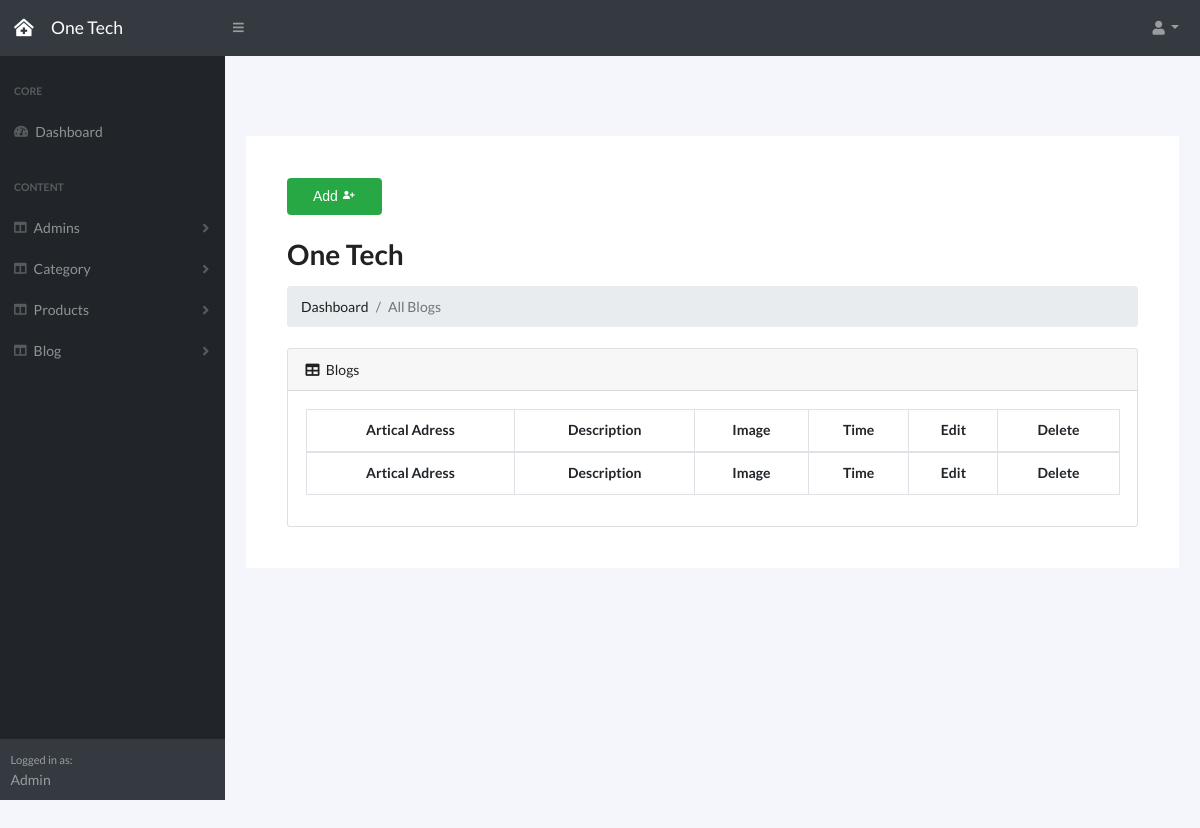
The page /all_artical.php on the database as committed earlier.
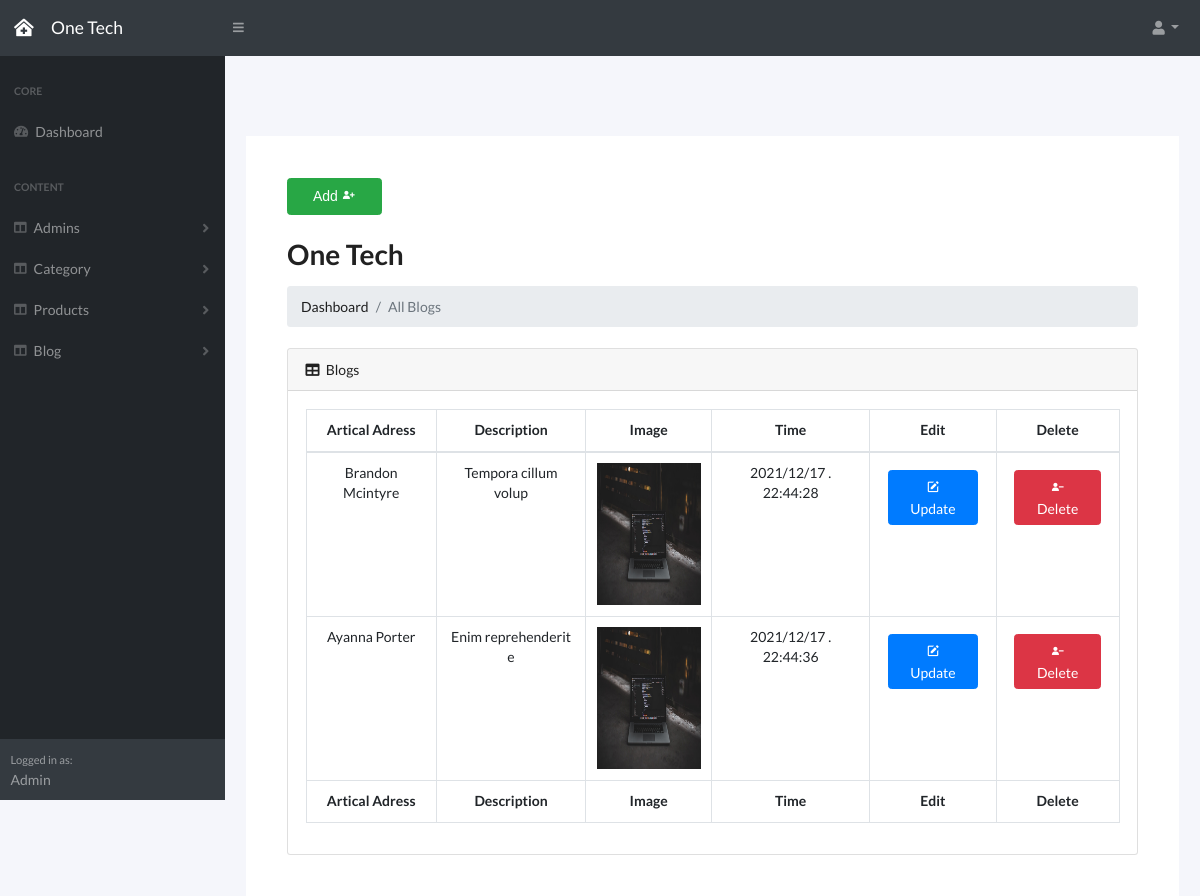
The same page on the database as committed later.
### tables this page shows
CREATE TABLE `blog` (
  `id` int(11) NOT NULL,
  `adress` varchar(255) NOT NULL,
  `description` varchar(255) NOT NULL,
  `img` varchar(255) NOT NULL,
  `time` varchar(255) NOT NULL
);

### includes/functions/function.php (called while the page is built, shortened)
<?php
require_once "init.php";
function getAllData($table){
    global $con;
    $stmt = $con->prepare("SELECT * FROM $table");
    $stmt->execute();
    $rows = $stmt->fetchAll(PDO::FETCH_ASSOC);
    return $rows;
}

### all_artical.php (the view, shortened to what this page needs)
<?php
require './layout/topNav.php';
$blogs=getAllData("blog");
    ?>
<div id="layoutSidenav">
    <?php
      require './layout/sidNav.php';
    ?>
    <div id="layoutSidenav_content">
      <div class="container-fluid ">
        <div class="allContent">
          <div class="tableOfHosters table-responsive">
              <a href="add_artical.php">  <button style="padding: 7px 25px;" type="button" name="add" class="btn btn-success ml-4 mt-5">Add  <i class='bx bxs-user-plus'></i></button></a>
              <main>
                    <div class="container-fluid">
                        <h1 class="mt-4">One Tech</h1>
                        <ol class="breadcrumb mb-4">
                            <li class="breadcrumb-item">Dashboard</li>
                            <li class="breadcrumb-item active">All Blogs</li>
                        </ol>
                        <div class="card mb-4">
                            <div class="card-header">
                                <i class="fas fa-table mr-1"></i>
                                Blogs
                            </div>
                            <div class="card-body">
                                <div class="table-responsive">
                                    <table class="table table-bordered text-center" data-show-export="true"
                                    data-toolbar="#toolbar" id="dataTable" width="100%" cellspacing="0">
                                    <thead>
                                        <tr>
                                            <th>Artical Adress</th>
                                            <th>Description</th>
                                            <th>Image</th>
                                            <th>Time</th>
                                            <th>Edit</th>
                                            <th>Delete</th>
                                            </tr>
                                        </thead>
                                        <tfoot>
                                            <tr>
                                            <th>Artical Adress</th>
                                            <th>Description</th>
                                            <th>Image</th>
                                            <th>Time</th>
                                            <th>Edit</th>
                                            <th>Delete</th>
                                            </tr>
                                        </tfoot>
                                        <tbody>
                                           <?php foreach($blogs as $artical_data){
                                            echo"<tr>";
                                                    echo "<td>". $artical_data['adress'] . "</td>";
                                                    echo "<td>". $artical_data['description'] . "</td>";
                                                    ?>
                                                    <td>
                                                        <a href="img/products/<?php echo $artical_data["img"]; ?>" download="<?php echo $artical_data["img"]; ?>">
                                                            <img src="img/articals/<?php echo $artical_data["img"]; ?>" alt="product" width="104" height="142">
                                                        </a>
                                                    </td>
                                                    <?php
                                                    echo "<td>". $artical_data['time'] . "</td>";
                                                    echo "<td>
                                                    <a href='update_admin.php?id=".$artical_data['id']."'
                                                    class='btn editbtn btn-primary m-2'><i class='bx bxs-edit m-1 '></i> Update</a> " . "</td>";
                                                    echo "<td>
                                                    <a href='delete.php?from=admin&id=".$artical_data['id']."&from=blog'
                                                    class='btn deletebtn btn-danger m-2'><i class='bx bxs-user-minus m-1'></i> Delete</a> " . "</td>";
                                            echo "</tr>";?>
                                            <?php }?>
                                        </tbody>
                                    </table>
                                </div>
                            </div>
                        </div>
                    </div>
                </main>
          </div>
        </div>
      </div>
    </div>
</div>
<?php
require_once "./includes/template/footer.php";

Rows that differ between the two databases and show on the page:
added blog: adress "Brandon Mcintyre", description "Tempora cillum volup", img (picture), time "2021/12/17 . 22:44:28"
added blog: adress "Ayanna Porter", description "Enim reprehenderit e", img (picture), time "2021/12/17 . 22:44:36"
